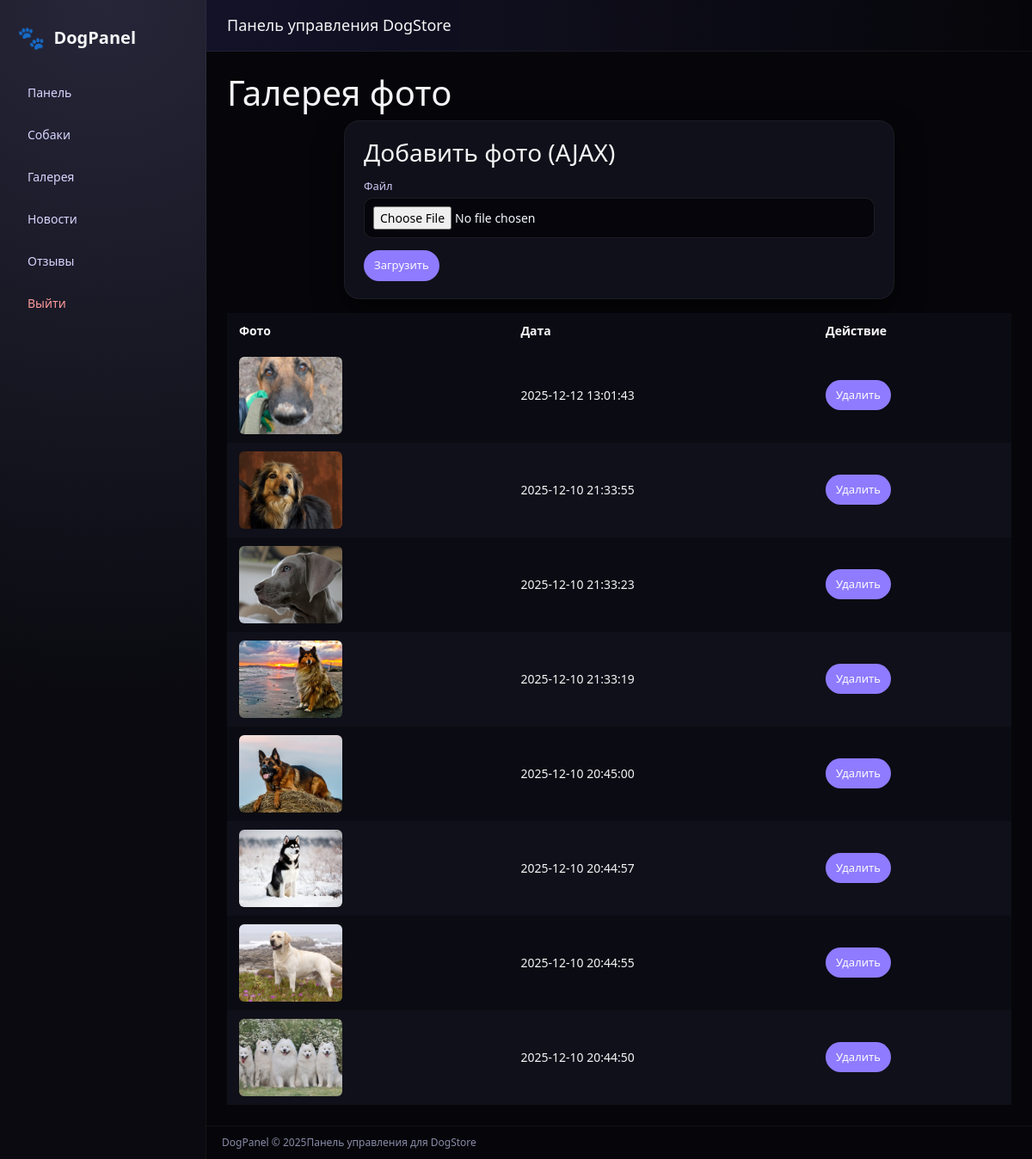
Page /dogpanel/gallery.php (signed in) on the committed database.
### tables this page shows
CREATE TABLE `gallery_photos` (
  `id` int(11) NOT NULL,
  `filename` varchar(255) NOT NULL,
  `uploaded_at` timestamp NULL DEFAULT CURRENT_TIMESTAMP
);

### dogpanel/gallery.php (the view, shortened to what this page needs)
<?php
require_once __DIR__ . '/config.php';
$stmt = $pdo->query("SELECT * FROM gallery_photos ORDER BY uploaded_at DESC");
$photos = $stmt->fetchAll();
?>
<?php include 'header.php'; ?>
<div class="admin-container">
    <h1 class="admin-title">Галерея фото</h1>
    <div class="form-card" style="margin-bottom:16px;">
      <h3 style="margin-bottom:12px;">Добавить фото (AJAX)</h3>
      <form id="galleryUploadForm" enctype="multipart/form-data">
        <div class="form-row">
          <label>Файл</label>
          <input id="galleryFile" type="file" accept="image/*" required>
        </div>
        <div class="form-actions">
          <button class="btn" type="submit">Загрузить</button>
        </div>
      </form>
    </div>
    <table class="admin-table mt-3">
        <tr>
            <th>Фото</th>
            <th>Дата</th>
            <th>Действие</th>
        </tr>
        <tbody id="galleryBody">
        <?php foreach ($photos as $p): ?>
        <tr>
            <td>
                <img src="uploads/gallery/<?= $p['filename'] ?>"
                     style="width:120px; height:90px; object-fit:cover; border-radius:6px;">
            </td>
            <td><?= $p['uploaded_at'] ?></td>
            <td>
                <a href="gallery_delete.php?id=<?= $p['id'] ?>"
                   class="btn btn-red"
                   onclick="return confirm('Удалить фото?');">Удалить</a>
            </td>
        </tr>
        <?php endforeach; ?>
        </tbody>
    </table>
</div>
<?php include 'footer.php'; ?>

### dogpanel/assets/style.css (style rules this page uses)
* { box-sizing: border-box; margin: 0; padding: 0; }
body { font-family: system-ui, -apple-system, BlinkMacSystemFont, "Segoe UI", sans-serif; background: #06060a; color: #f5f5f7; }
a { color: inherit; text-decoration: none; }
table { width: 100%; border-collapse: collapse; font-size: 14px; }
th, td { padding: 10px 14px; text-align: left; }
tbody tr:nth-child(even) { background: #10101a; }
tbody tr:nth-child(odd) { background: #0b0b13; }
.btn { display: inline-flex; align-items: center; justify-content: center; padding: 8px 12px; font-size: 13px; border-radius: 999px; border: none; cursor: pointer; background: #8e7bff; color: #fdfdff; transition: background 0.15s ease, transform 0.08s ease, box-shadow 0.1s ease; }
.form-card { max-width: 640px; margin: 0 auto; background: #10101a; border-radius: 18px; border: 1px solid rgba(255,255,255,0.05); padding: 20px 22px; box-shadow: 0 14px 32px rgba(0,0,0,0.55); }
.form-row { margin-bottom: 14px; display: flex; flex-direction: column; gap: 4px; }
label { font-size: 13px; color: #c8c8f2; }
input[type="text"], input[type="number"], input[type="password"], input[type="file"], textarea, select { background: #05050b; border-radius: 10px; border: 1px solid rgba(255,255,255,0.09); padding: 9px 10px; color: #f5f5ff; font-size: 14px; outline: none; }
.form-actions { margin-top: 10px; display: flex; gap: 10px; }

### rows in the picture
gallery_photos: filename (picture), uploaded_at "2025-12-12 13:01:43"
gallery_photos: filename (picture), uploaded_at "2025-12-10 21:33:55"
gallery_photos: filename (picture), uploaded_at "2025-12-10 21:33:23"
gallery_photos: filename (picture), uploaded_at "2025-12-10 21:33:19"
gallery_photos: filename (picture), uploaded_at "2025-12-10 20:45:00"
gallery_photos: filename (picture), uploaded_at "2025-12-10 20:44:57"
gallery_photos: filename (picture), uploaded_at "2025-12-10 20:44:55"
gallery_photos: filename (picture), uploaded_at "2025-12-10 20:44:50"
